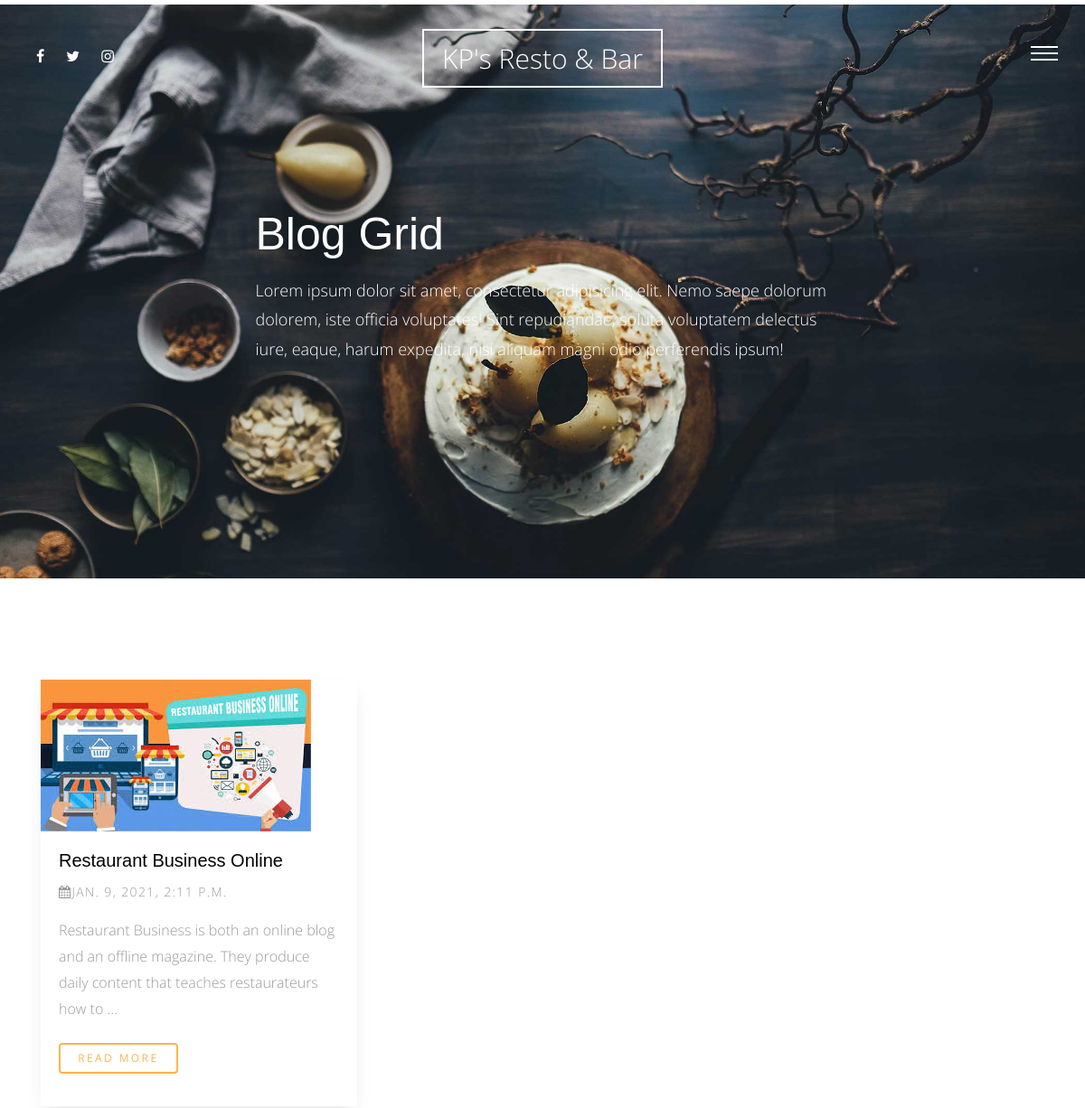
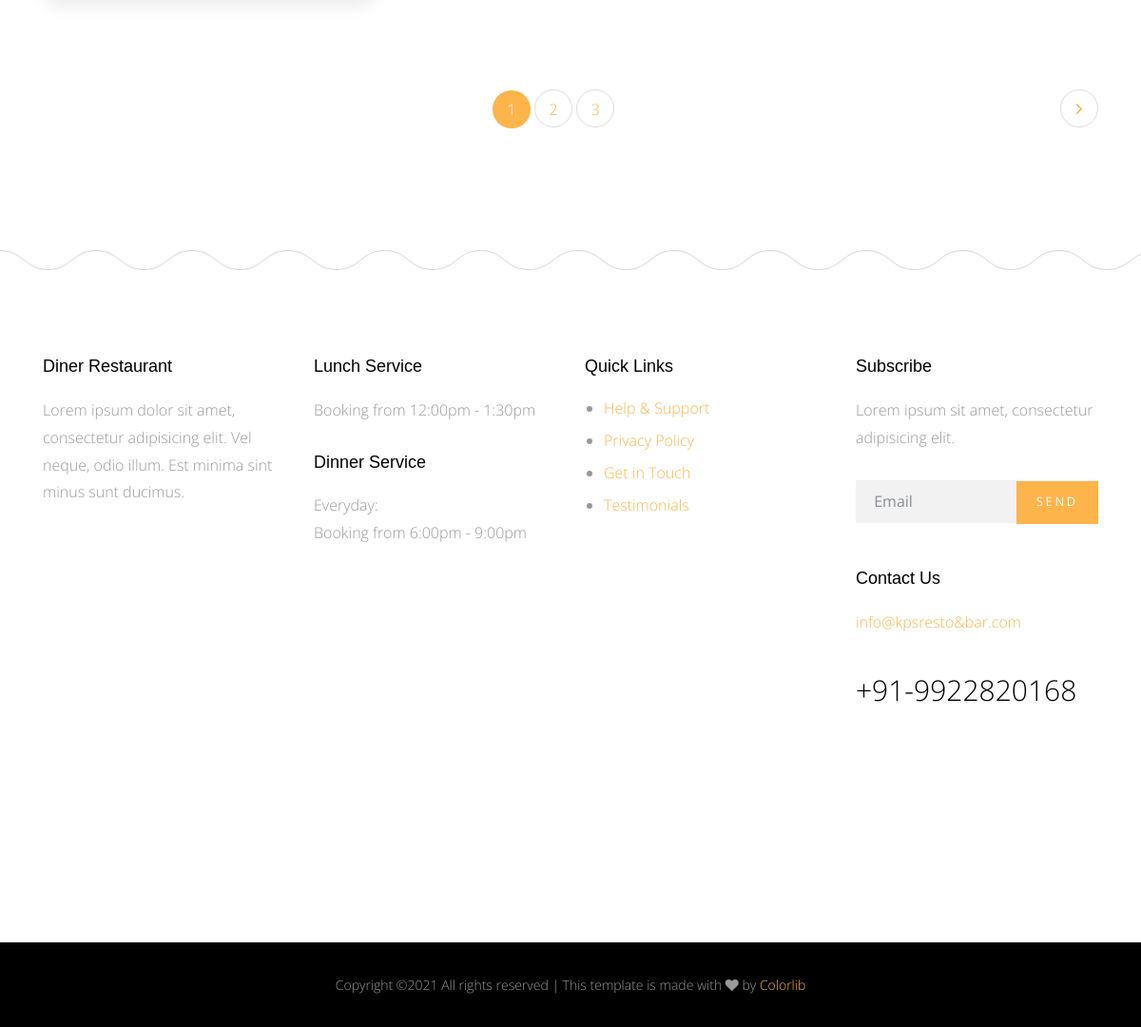
Screenshot of /blog/ with the database file from the repository (2 pictures, top to bottom).
### blog/models.py (models this page shows)
class Post(models.Model):
    title=models.CharField(max_length=50)
    content=models.TextField()
    author=models.ForeignKey(User , on_delete=models.CASCADE)
    image=models.ImageField(upload_to='blog/',blank=True,null=True)
    tags=TaggableManager(blank=True)
    category=models.ForeignKey('Category' ,null=True, on_delete=models.SET_NULL)
    created=models.DateTimeField(default=timezone.now)
    def __str__(self):
        return self.title

### blog/views.py (the view)
# urls.py: path('',views.post_list,name="post_list"),
def post_list(request):
    post_list=Post.objects.all()
    search_query=request.GET.get('q')
    if search_query:
        post_list = post_list.filter(
            Q(title__icontains = search_query) |
            Q(content__icontains=search_query) |
            Q(tags__name__icontains=search_query)
        ).distinct()
    paginator=Paginator(post_list,1)
    page_number=request.GET.get('page')
    post_list=paginator.get_page(page_number)
    context={
        'post_list':post_list,
    }
    return render(request,"blog/post_list.html",context)

### blog/templates/blog/post_list.html (shortened to what this page needs)
 {% extends 'base.html' %}
 {% load static %}
 {% block body %}
 <div class="main-wrap">
        <div class="cover_1 cover_sm">
          <div class="img_bg" style="background-image:url({% static 'site_static/img/slider-1.jpg' %})" data-stellar-background-ratio="0.5">
            <div class="container">
              <div class="row align-items-center justify-content-center">
                <div class="col-md-7" data-aos="fade-up">
                  <h2 class="heading">Blog Grid</h2>
                  <p class="lead">Lorem ipsum dolor sit amet, consectetur adipisicing elit. Nemo saepe dolorum dolorem, iste officia voluptates! Sint repudiandae, soluta voluptatem delectus iure, eaque, harum expedita, nisi aliquam magni odio perferendis ipsum!</p>
                </div>
              </div>
            </div>
          </div>
        </div>
       <div class="section">
          <div class="container">
            <div class="row mb-5">
              {% for post in post_list %}
                <div class="col-md-4">
                    <div class="media d-block media-bg-white mb-5" data-aos="fade-up"  data-aos-delay="400">
                    <figure>
                        <a href="blog-single.html"><img src="{{post.image.url}}" alt="Image placeholder" class="img-fluid"></a>
                    </figure>
                    <div class="media-body">
                        <h3><a href="{% url 'blog:post_detail' post.id %}">{{post}}</a></h3>
                        <p class="post-meta"><span><span class="fa fa-calendar"></span>{{post.created}}</span></p>
                        <p class="mb-4">{{post.content | truncatewords:20}}</p>
                        <p><a href="{% url 'blog:post_detail' post.id %}" class="btn btn-primary btn-outline-primary btn-sm">Read More</a></p>
                    </div>
                    </div>
                </div>
                {% endfor %}
            </div>
            <div class="row">
              {% if post_list.has_other_pages %}
                <div class="col-md-12">
                  <ul class="pagination custom-pagination">
                      {% for pages in post_list.paginator.page_range %}
                      {% if post_list.number == pages %}
                      <li class="page-item active">
                          <a class="page-linkx href='#'">{{pages}}</a>
                          </li>
                          {% else %}
                      <li class="page-item">
                         <a class="page-link" href='?page={{pages}}'">{{pages}}</a>
                      </li>
                      {% endif %}
                      {% endfor %}
                      {% if post_list.has_next %}
                        <li class="page-item next">
                          <a class="page-link" href="?page={{post_list.next_page_number}}"><i class="fa fa-angle-right"></i></a>
                        </li>
                        {% else %}
                        <li class="disabled"></li>
                        {% endif %}
                  </ul>
                </div>
                {% endif %}
            </div>
        </div>
      </div>
    {% endblock body %}

### static/site_static/css/style.css (style rules this page uses)
html { overflow-x: hidden; }
body { background: #fff; font-family: "Open Sans", cursive; font-size: 16px; line-height: 1.8; font-weight: 300; color: #999999; }
a { -webkit-transition: .3s all ease; -o-transition: .3s all ease; transition: .3s all ease; text-decoration: none; }
h1, h2, h3, h4, h5 { color: #000; font-family: "Playfair Display", Arial, sans-serif; }
h1 a, h2 a, h3 a, h4 a, h5 a { color: #000; }
.btn, .form-control { outline: none; }
.btn { font-size: 13px; text-transform: uppercase; letter-spacing: .2em; }
.btn.btn-primary { color: #fff; border-width: 2px; }
.btn.btn-sm { font-size: 12px; }
.btn.btn-outline-primary { border-width: 2px; color: #fdb44b; }
.media h3 { font-size: 20px; margin-bottom: 10px; }
.media .post-meta { font-size: 14px; letter-spacing: .1em; text-transform: uppercase; }
.media.media-bg-white { -webkit-box-shadow: 0 10px 20px -5px rgba(0, 0, 0, 0.1); box-shadow: 0 10px 20px -5px rgba(0, 0, 0, 0.1); }
.media.media-bg-white figure { margin-bottom: 0; }
.media.media-bg-white .media-body { padding: 20px; background: #fff; }
.lead { font-size: 16px; }
.section { padding: 7em 0; }
.custom-pagination { width: 100%; text-align: center; display: inline-block; }
.custom-pagination li { display: inline-block; }
.custom-pagination .prev a, .custom-pagination .next a { font-size: 20px !important; line-height: 38px !important; }
.custom-pagination li a, .custom-pagination .prev a, .custom-pagination .next a { width: 40px; height: 40px; line-height: 40px; padding: 0; margin: 0; border-radius: 50% !important; font-size: 16px; }
.custom-pagination li.active a, .custom-pagination .prev.active a, .custom-pagination .next.active a { display: block; width: 40px; height: 40px; line-height: 40px; padding: 0; margin: 0; border-radius: 50% !important; font-size: 16px; background: #fdb44b; color: #fff; }
.custom-pagination .next { float: right; }
.cover_1 { position: relative; }
.cover_1 .lead { color: #fff; font-size: 18px; }
.cover_1 .img_bg { background-repeat: no-repeat; background-size: cover !important; background-position: center center; }
.cover_1 .img_bg, .cover_1 .img_bg > .container > .row { min-height: 700px; height: 100vh; }
.cover_1.cover_sm .img_bg, .cover_1.cover_sm .img_bg > .container > .row { min-height: 600px; height: 80vh; }
.cover_1 .heading { color: white; font-weight: 300; font-size: 30px; line-height: 1.5; }
@media (min-width: 768px) { .cover_1 .heading { font-size: 50px; line-height: 1.5; } }

### rows the page displays
Post: image (picture), title "Restaurant Business Online", created "JAN. 9, 2021, 2:11 P.M.", content "Restaurant Business is both an online blog and an offline magazine. They produce daily content that teaches restaurateurs how to …"

### other values shown
{{ pages }} "1"
{{ pages }} "2" "3"
